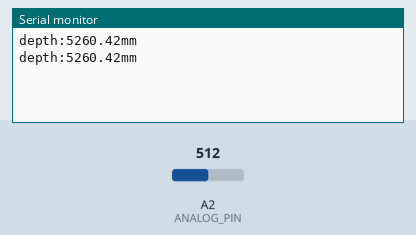
Recording of a sketch running on a simulated Arduino Uno, built with avr-gcc and run on an emulated ATmega328P. On the bench: the last lines printed to the serial monitor. The test bench sets the inputs (shaded band); at power-on: A2 (ANALOG_PIN) = 512.

Above: at 2.8 s.
2.9 s: A2 (ANALOG_PIN) set to 716
At 3.8 s:
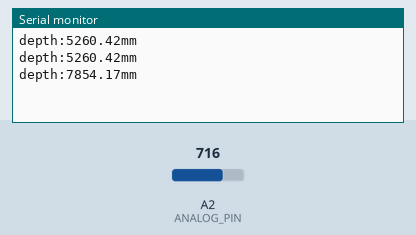
4.4 s: A2 (ANALOG_PIN) set to 900
At 5.8 s:
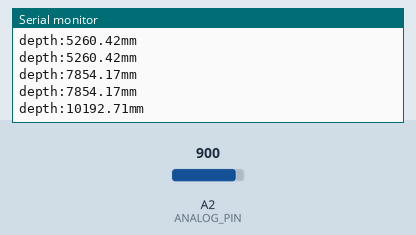
Timing chart, 0 to 7.4 s (numbered marks = the images above; inputs shaded):
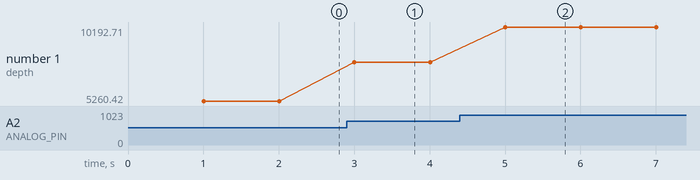

Measured:
- after the input at 2.9 s, the serial monitor: prints a new line after 0.10 s (image 1)
- after the input at 4.4 s, the serial monitor: prints a new line after 0.61 s (image 2)
- plotted number 1: 5260.42 → 7854.17 after the input at 2.9 s, 7854.17 → 10192.71 after the input at 4.4 s

The sketch:

tprobe_arduino.ino
```cpp
// (licence header left out)
    #define ANALOG_PIN A2
    #define RANGE 5000 // Depth measuring range 5000mm (for water)
    #define VREF 5000 // ADC's reference voltage on your Arduino,typical value:5000mV
    #define CURRENT_INIT 4.00 // Current @ 0mm (uint: mA)
    #define DENSITY_WATER 1  // Pure water density normalized to 1
    #define DENSITY_GASOLINE 0.74  // Gasoline density
    #define PRINT_INTERVAL 1000

    int16_t dataVoltage;
    float dataCurrent, depth; //unit:mA
    unsigned long timepoint_measure;

    void setup()
    {
      Serial.begin(9600);
      pinMode(ANALOG_PIN, INPUT);
      timepoint_measure = millis();
    }

    void loop()
    {
      if (millis() - timepoint_measure > PRINT_INTERVAL) {
        timepoint_measure = millis();

        dataVoltage = analogRead(ANALOG_PIN)/ 1024.0 * VREF;
        dataCurrent = dataVoltage / 120.0; //Sense Resistor:120ohm
        depth = (dataCurrent - CURRENT_INIT) * (RANGE/ DENSITY_WATER / 16.0); //Calculate depth from current readings

        if (depth < 0)
        {
          depth = 0.0;
        }

        //Serial print results
        Serial.print("depth:");
        Serial.print(depth);
        Serial.println("mm");
      }
    }
```
